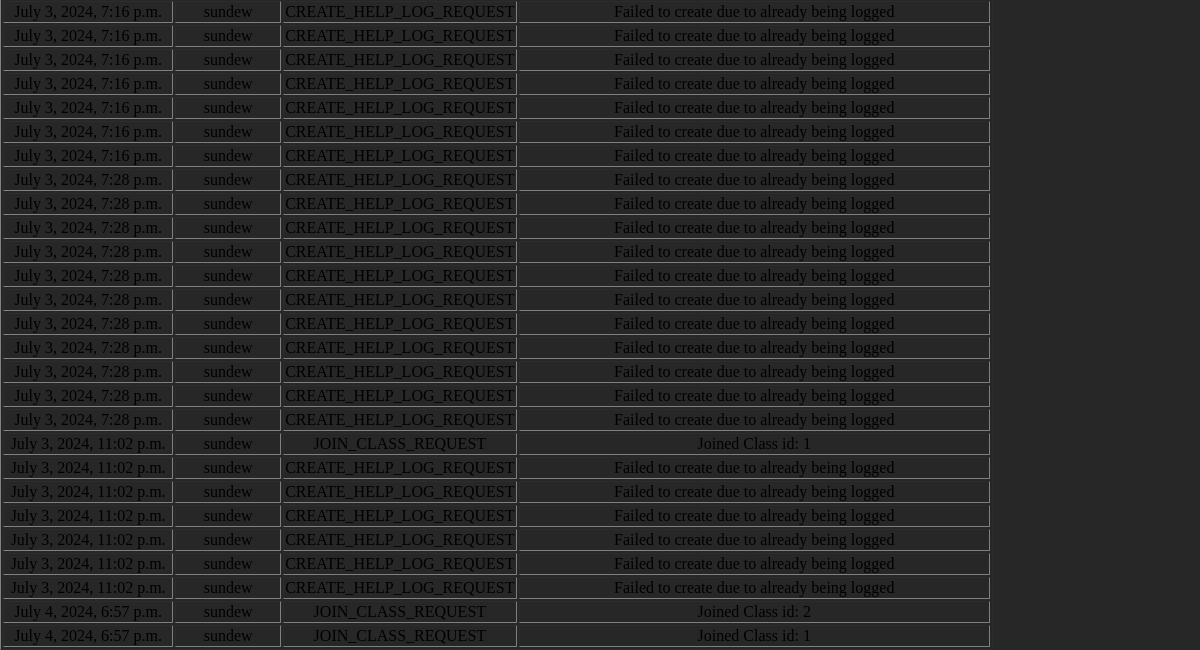
/getLog/ (lower part), run on an earlier commit of the app's database.
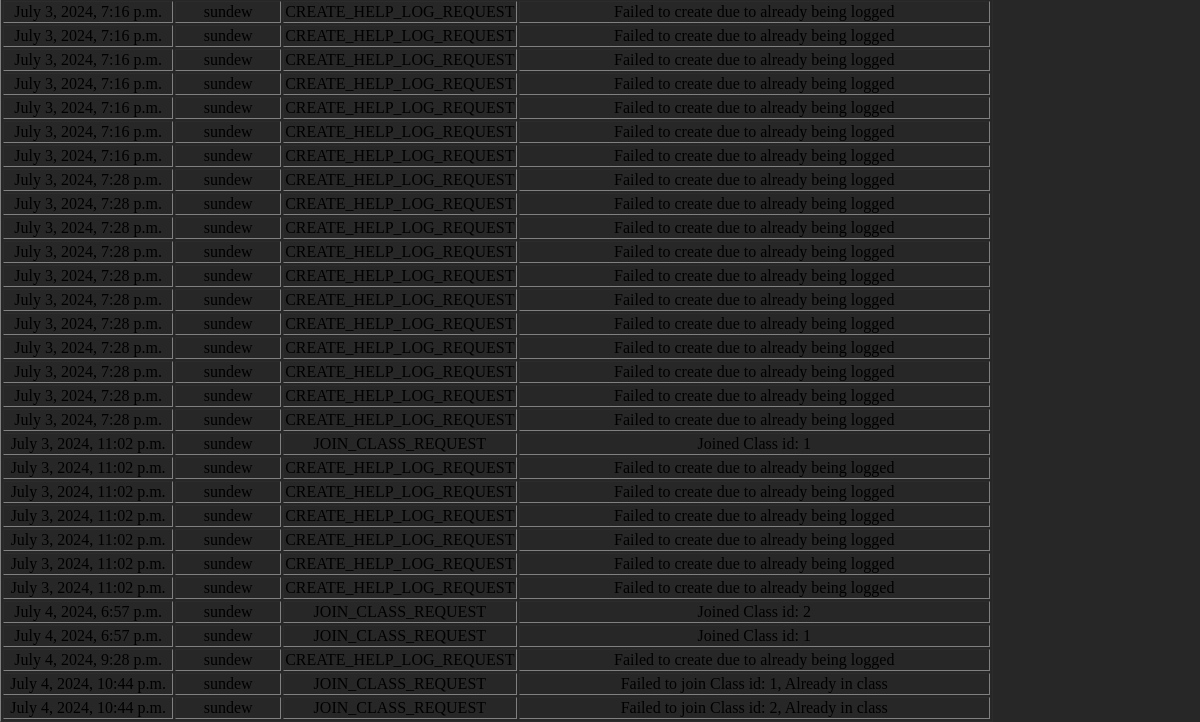
And on a later commit of the database.
### StudentSupport/models.py (models this page shows, shortened)
class Log(models.Model):
    user = models.ForeignKey(Account, on_delete=models.CASCADE)
    datelogged = models.DateTimeField("Date Logged", default=pytz.utc.localize(datetime.datetime.now()))
    userAction = models.CharField(max_length=50, choices=user_action_list)
    details = models.CharField(max_length=200)

### accounts/models.py (models this page shows, shortened)
class Account(models.Model):
    user = models.OneToOneField(User, on_delete= models.CASCADE)
    IsTeacher = models.BooleanField("Is Teacher", default=False)
    Grade = models.IntegerField('Grade', null=True)

### StudentSupport/logger.py (the view)
# urls.py: path('getLog/', Logger.getLog),
def getLog(request):
    now = datetime.datetime.now()
    print(now)
    logData = Log.objects.all()
    return render(request, 'logs.html', {'Logs': logData})

### templates/logs.html (shortened to what this page needs)
{% extends "base.html" %}
{% block content %}
    <table border="1">
        <tbody>
            {% for log in Logs %}
            <tr>
                <td>{{ log.datelogged }}</td>
                <td>{{ log.user.user.username }}</td>
                <td>{{ log.userAction }}</td>
                <td>{{ log.details }}</td>
            </tr>
            {% endfor %}
        </tbody>
    </table>
{% endblock %}

### templates/base.html (shortened to what this page needs)
{% load static %}
<!DOCTYPE html>
<html>
<head>
</head>
<body>
  <link rel="stylesheet" href="{% static 'base.css' %}">
  <main>
    <div id="content">
      {% block content %}
      {% endblock %}
    </div>
  </main>
</body>
</html>

### production/base.css (style rules this page uses)
body { background-color: rgb(39, 39, 39); }
* { margin: 0; text-align: center; }

What changed in the data, as far as the page shows it:
added Log: datelogged "July 4, 2024, 9:28 p.m.", user.user.username "sundew", userAction "CREATE_HELP_LOG_REQUEST", details "Failed to create due to already being logged"
added Log: datelogged "July 4, 2024, 10:44 p.m.", user.user.username "sundew", userAction "JOIN_CLASS_REQUEST", details "Failed to join Class id: 1, Already in class"
added Log: datelogged "July 4, 2024, 10:44 p.m.", user.user.username "sundew", userAction "JOIN_CLASS_REQUEST", details "Failed to join Class id: 2, Already in class"
